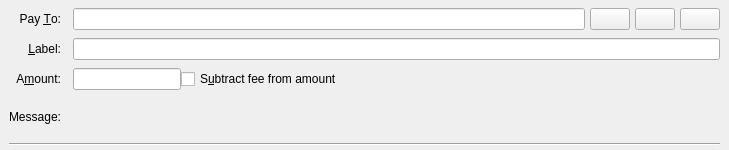
<?xml version="1.0" encoding="UTF-8"?>
<ui version="4.0">
 <class>SendCoinsEntry</class>
 <widget class="QStackedWidget" name="SendCoinsEntry">
  <property name="geometry">
   <rect>
    <x>0</x>
    <y>0</y>
    <width>729</width>
    <height>150</height>
   </rect>
  </property>
  <property name="focusPolicy">
   <enum>Qt::TabFocus</enum>
  </property>
  <property name="autoFillBackground">
   <bool>false</bool>
  </property>
  <widget class="QFrame" name="SendCoins">
   <property name="toolTip">
    <string>This is a normal payment.</string>
   </property>
   <property name="frameShape">
    <enum>QFrame::NoFrame</enum>
   </property>
   <layout class="QGridLayout" name="gridLayout">
    <property name="topMargin">
     <number>8</number>
    </property>
    <property name="bottomMargin">
     <number>4</number>
    </property>
    <property name="horizontalSpacing">
     <number>12</number>
    </property>
    <property name="verticalSpacing">
     <number>8</number>
    </property>
    <item row="0" column="0">
     <widget class="QLabel" name="payToLabel">
      <property name="text">
       <string>Pay &amp;To:</string>
      </property>
      <property name="alignment">
       <set>Qt::AlignRight|Qt::AlignTrailing|Qt::AlignVCenter</set>
      </property>
      <property name="buddy">
       <cstring>payTo</cstring>
      </property>
     </widget>
    </item>
    <item row="0" column="1">
     <layout class="QHBoxLayout" name="payToLayout">
      <property name="spacing">
       <number>5</number>
      </property>
      <item>
       <widget class="QValidatedLineEdit" name="payTo">
        <property name="toolTip">
         <string>The TMIcoin address to send the payment to</string>
        </property>
       </widget>
      </item>
      <item>
       <widget class="QPushButton" name="addressBookButton">
        <property name="toolTip">
         <string>Choose previously used address</string>
        </property>
        <property name="text">
         <string/>
        </property>
        <property name="icon">
         <iconset resource="../tmicoin.qrc">
          <normaloff>:/icons/address-book</normaloff>:/icons/address-book</iconset>
        </property>
        <property name="iconSize">
         <size>
          <width>22</width>
          <height>22</height>
         </size>
        </property>
        <property name="shortcut">
         <string>Alt+A</string>
        </property>
       </widget>
      </item>
      <item>
       <widget class="QPushButton" name="pasteButton">
        <property name="toolTip">
         <string>Paste address from clipboard</string>
        </property>
        <property name="text">
         <string/>
        </property>
        <property name="icon">
         <iconset resource="../tmicoin.qrc">
          <normaloff>:/icons/editpaste</normaloff>:/icons/editpaste</iconset>
        </property>
        <property name="iconSize">
         <size>
          <width>22</width>
          <height>22</height>
         </size>
        </property>
        <property name="shortcut">
         <string>Alt+P</string>
        </property>
       </widget>
      </item>
      <item>
       <widget class="QPushButton" name="deleteButton">
        <property name="toolTip">
         <string>Remove this entry</string>
        </property>
        <property name="text">
         <string/>
        </property>
        <property name="icon">
         <iconset resource="../tmicoin.qrc">
          <normaloff>:/icons/remove</normaloff>:/icons/remove</iconset>
        </property>
        <property name="iconSize">
         <size>
          <width>22</width>
          <height>22</height>
         </size>
        </property>
       </widget>
      </item>
     </layout>
    </item>
    <item row="1" column="0">
     <widget class="QLabel" name="labellLabel">
      <property name="text">
       <string>&amp;Label:</string>
      </property>
      <property name="alignment">
       <set>Qt::AlignRight|Qt::AlignTrailing|Qt::AlignVCenter</set>
      </property>
      <property name="buddy">
       <cstring>addAsLabel</cstring>
      </property>
     </widget>
    </item>
    <item row="1" column="1">
     <widget class="QLineEdit" name="addAsLabel">
      <property name="toolTip">
       <string>Enter a label for this address to add it to the list of used addresses</string>
      </property>
     </widget>
    </item>
    <item row="2" column="0">
     <widget class="QLabel" name="amountLabel">
      <property name="text">
       <string>A&amp;mount:</string>
      </property>
      <property name="alignment">
       <set>Qt::AlignRight|Qt::AlignTrailing|Qt::AlignVCenter</set>
      </property>
      <property name="buddy">
       <cstring>payAmount</cstring>
      </property>
     </widget>
    </item>
    <item row="2" column="1">
     <layout class="QHBoxLayout" name="horizontalLayoutAmount" stretch="0,1">
      <item>
       <widget class="TMIcoinAmountField" name="payAmount"/>
      </item>
      <item>
       <widget class="QCheckBox" name="checkboxSubtractFeeFromAmount">
        <property name="toolTip">
         <string>The fee will be deducted from the amount being sent. The recipient will receive less tmicoins than you enter in the amount field. If multiple recipients are selected, the fee is split equally.</string>
        </property>
        <property name="text">
         <string>S&amp;ubtract fee from amount</string>
        </property>
       </widget>
      </item>
     </layout>
    </item>
    <item row="3" column="0">
     <widget class="QLabel" name="messageLabel">
      <property name="text">
       <string>Message:</string>
      </property>
      <property name="alignment">
       <set>Qt::AlignRight|Qt::AlignTrailing|Qt::AlignVCenter</set>
      </property>
     </widget>
    </item>
    <item row="3" column="1">
     <widget class="QLabel" name="messageTextLabel">
      <property name="toolTip">
       <string>A message that was attached to the tmicoin: URI which will be stored with the transaction for your reference. Note: This message will not be sent over the TMIcoin network.</string>
      </property>
      <property name="textFormat">
       <enum>Qt::PlainText</enum>
      </property>
     </widget>
    </item>
    <item row="4" column="0" colspan="2">
     <widget class="Line" name="line">
      <property name="orientation">
       <enum>Qt::Horizontal</enum>
      </property>
     </widget>
    </item>
   </layout>
  </widget>
  <widget class="QFrame" name="SendCoins_UnauthenticatedPaymentRequest">
   <property name="palette">
    <palette>
     <active>
      <colorrole role="WindowText">
       <brush brushstyle="SolidPattern">
        <color alpha="255">
         <red>0</red>
         <green>0</green>
         <blue>0</blue>
        </color>
       </brush>
      </colorrole>
      <colorrole role="Button">
       <brush brushstyle="SolidPattern">
        <color alpha="255">
         <red>255</red>
         <green>255</green>
         <blue>127</blue>
        </color>
       </brush>
      </colorrole>
      <colorrole role="Light">
       <brush brushstyle="SolidPattern">
        <color alpha="255">
         <red>255</red>
         <green>255</green>
         <blue>255</blue>
        </color>
       </brush>
      </colorrole>
      <colorrole role="Midlight">
       <brush brushstyle="SolidPattern">
        <color alpha="255">
         <red>255</red>
         <green>255</green>
         <blue>191</blue>
        </color>
       </brush>
      </colorrole>
      <colorrole role="Dark">
       <brush brushstyle="SolidPattern">
        <color alpha="255">
         <red>127</red>
         <green>127</green>
         <blue>63</blue>
        </color>
       </brush>
      </colorrole>
      <colorrole role="Mid">
       <brush brushstyle="SolidPattern">
        <color alpha="255">
         <red>170</red>
         <green>170</green>
         <blue>84</blue>
        </color>
       </brush>
      </colorrole>
      <colorrole role="Text">
       <brush brushstyle="SolidPattern">
        <color alpha="255">
         <red>0</red>
         <green>0</green>
         <blue>0</blue>
        </color>
       </brush>
      </colorrole>
      <colorrole role="BrightText">
       <brush brushstyle="SolidPattern">
        <color alpha="255">
         <red>255</red>
         <green>255</green>
         <blue>255</blue>
        </color>
       </brush>
      </colorrole>
      <colorrole role="ButtonText">
       <brush brushstyle="SolidPattern">
        <color alpha="255">
         <red>0</red>
         <green>0</green>
         <blue>0</blue>
        </color>
       </brush>
      </colorrole>
      <colorrole role="Base">
       <brush brushstyle="SolidPattern">
        <color alpha="255">
         <red>255</red>
         <green>255</green>
         <blue>255</blue>
        </color>
       </brush>
      </colorrole>
      <colorrole role="Window">
       <brush brushstyle="SolidPattern">
        <color alpha="255">
         <red>255</red>
         <green>255</green>
         <blue>127</blue>
        </color>
       </brush>
      </colorrole>
      <colorrole role="Shadow">
       <brush brushstyle="SolidPattern">
        <color alpha="255">
         <red>0</red>
         <green>0</green>
         <blue>0</blue>
        </color>
       </brush>
      </colorrole>
      <colorrole role="AlternateBase">
       <brush brushstyle="SolidPattern">
        <color alpha="255">
         <red>255</red>
         <green>255</green>
         <blue>191</blue>
        </color>
       </brush>
      </colorrole>
      <colorrole role="ToolTipBase">
       <brush brushstyle="SolidPattern">
        <color alpha="255">
         <red>255</red>
         <green>255</green>
         <blue>220</blue>
        </color>
       </brush>
      </colorrole>
      <colorrole role="ToolTipText">
       <brush brushstyle="SolidPattern">
        <color alpha="255">
         <red>0</red>
         <green>0</green>
         <blue>0</blue>
        </color>
       </brush>
      </colorrole>
     </active>
     <inactive>
      <colorrole role="WindowText">
       <brush brushstyle="SolidPattern">
        <color alpha="255">
         <red>0</red>
         <green>0</green>
         <blue>0</blue>
        </color>
       </brush>
      </colorrole>
      <colorrole role="Button">
       <brush brushstyle="SolidPattern">
        <color alpha="255">
         <red>255</red>
         <green>255</green>
         <blue>127</blue>
        </color>
       </brush>
      </colorrole>
      <colorrole role="Light">
       <brush brushstyle="SolidPattern">
        <color alpha="255">
         <red>255</red>
         <green>255</green>
         <blue>255</blue>
        </color>
       </brush>
      </colorrole>
      <colorrole role="Midlight">
       <brush brushstyle="SolidPattern">
        <color alpha="255">
         <red>255</red>
         <green>255</green>
         <blue>191</blue>
        </color>
       </brush>
      </colorrole>
      <colorrole role="Dark">
       <brush brushstyle="SolidPattern">
        <color alpha="255">
         <red>127</red>
         <green>127</green>
         <blue>63</blue>
        </color>
       </brush>
      </colorrole>
      <colorrole role="Mid">
       <brush brushstyle="SolidPattern">
        <color alpha="255">
         <red>170</red>
         <green>170</green>
         <blue>84</blue>
        </color>
       </brush>
      </colorrole>
      <colorrole role="Text">
       <brush brushstyle="SolidPattern">
        <color alpha="255">
         <red>0</red>
         <green>0</green>
         <blue>0</blue>
        </color>
       </brush>
      </colorrole>
      <colorrole role="BrightText">
       <brush brushstyle="SolidPattern">
        <color alpha="255">
         <red>255</red>
         <green>255</green>
         <blue>255</blue>
        </color>
       </brush>
      </colorrole>
      <colorrole role="ButtonText">
       <brush brushstyle="SolidPattern">
        <color alpha="255">
         <red>0</red>
         <green>0</green>
         <blue>0</blue>
        </color>
       </brush>
      </colorrole>
      <colorrole role="Base">
       <brush brushstyle="SolidPattern">
        <color alpha="255">
         <red>255</red>
         <green>255</green>
         <blue>255</blue>
        </color>
       </brush>
      </colorrole>
      <colorrole role="Window">
       <brush brushstyle="SolidPattern">
        <color alpha="255">
         <red>255</red>
         <green>255</green>
         <blue>127</blue>
        </color>
       </brush>
      </colorrole>
      <colorrole role="Shadow">
       <brush brushstyle="SolidPattern">
        <color alpha="255">
         <red>0</red>
         <green>0</green>
         <blue>0</blue>
        </color>
       </brush>
      </colorrole>
      <colorrole role="AlternateBase">
       <brush brushstyle="SolidPattern">
        <color alpha="255">
         <red>255</red>
         <green>255</green>
         <blue>191</blue>
        </color>
       </brush>
      </colorrole>
      <colorrole role="ToolTipBase">
       <brush brushstyle="SolidPattern">
        <color alpha="255">
         <red>255</red>
         <green>255</green>
         <blue>220</blue>
        </color>
       </brush>
      </colorrole>
      <colorrole role="ToolTipText">
       <brush brushstyle="SolidPattern">
        <color alpha="255">
         <red>0</red>
         <green>0</green>
         <blue>0</blue>
        </color>
       </brush>
      </colorrole>
     </inactive>
     <disabled>
      <colorrole role="WindowText">
       <brush brushstyle="SolidPattern">
        <color alpha="255">
         <red>127</red>
         <green>127</green>
         <blue>63</blue>
        </color>
       </brush>
      </colorrole>
      <colorrole role="Button">
       <brush brushstyle="SolidPattern">
        <color alpha="255">
         <red>255</red>
         <green>255</green>
         <blue>127</blue>
        </color>
       </brush>
      </colorrole>
      <colorrole role="Light">
       <brush brushstyle="SolidPattern">
        <color alpha="255">
         <red>255</red>
         <green>255</green>
         <blue>255</blue>
        </color>
       </brush>
      </colorrole>
      <colorrole role="Midlight">
       <brush brushstyle="SolidPattern">
        <color alpha="255">
         <red>255</red>
         <green>255</green>
         <blue>191</blue>
        </color>
       </brush>
      </colorrole>
      <colorrole role="Dark">
       <brush brushstyle="SolidPattern">
        <color alpha="255">
         <red>127</red>
         <green>127</green>
         <blue>63</blue>
        </color>
       </brush>
      </colorrole>
      <colorrole role="Mid">
       <brush brushstyle="SolidPattern">
        <color alpha="255">
         <red>170</red>
         <green>170</green>
         <blue>84</blue>
        </color>
       </brush>
      </colorrole>
      <colorrole role="Text">
       <brush brushstyle="SolidPattern">
        <color alpha="255">
         <red>127</red>
         <green>127</green>
         <blue>63</blue>
        </color>
       </brush>
      </colorrole>
      <colorrole role="BrightText">
       <brush brushstyle="SolidPattern">
        <color alpha="255">
         <red>255</red>
         <green>255</green>
         <blue>255</blue>
        </color>
       </brush>
      </colorrole>
      <colorrole role="ButtonText">
       <brush brushstyle="SolidPattern">
        <color alpha="255">
         <red>127</red>
         <green>127</green>
         <blue>63</blue>
        </color>
       </brush>
      </colorrole>
      <colorrole role="Base">
       <brush brushstyle="SolidPattern">
        <color alpha="255">
         <red>255</red>
         <green>255</green>
         <blue>127</blue>
        </color>
       </brush>
      </colorrole>
      <colorrole role="Window">
       <brush brushstyle="SolidPattern">
        <color alpha="255">
         <red>255</red>
         <green>255</green>
         <blue>127</blue>
        </color>
       </brush>
      </colorrole>
      <colorrole role="Shadow">
       <brush brushstyle="SolidPattern">
        <color alpha="255">
         <red>0</red>
         <green>0</green>
         <blue>0</blue>
        </color>
       </brush>
      </colorrole>
      <colorrole role="AlternateBase">
       <brush brushstyle="SolidPattern">
        <color alpha="255">
         <red>255</red>
         <green>255</green>
         <blue>127</blue>
        </color>
       </brush>
      </colorrole>
      <colorrole role="ToolTipBase">
       <brush brushstyle="SolidPattern">
        <color alpha="255">
         <red>255</red>
         <green>255</green>
         <blue>220</blue>
        </color>
       </brush>
      </colorrole>
      <colorrole role="ToolTipText">
       <brush brushstyle="SolidPattern">
        <color alpha="255">
         <red>0</red>
         <green>0</green>
         <blue>0</blue>
        </color>
       </brush>
      </colorrole>
     </disabled>
    </palette>
   </property>
   <property name="toolTip">
    <string>This is an unauthenticated payment request.</string>
   </property>
   <property name="autoFillBackground">
    <bool>true</bool>
   </property>
   <property name="frameShape">
    <enum>QFrame::NoFrame</enum>
   </property>
   <layout class="QGridLayout" name="gridLayout_is">
    <property name="spacing">
     <number>12</number>
    </property>
    <item row="0" column="0">
     <widget class="QLabel" name="payToLabel_is">
      <property name="text">
       <string>Pay To:</string>
      </property>
      <property name="alignment">
       <set>Qt::AlignRight|Qt::AlignTrailing|Qt::AlignVCenter</set>
      </property>
     </widget>
    </item>
    <item row="0" column="1">
     <layout class="QHBoxLayout" name="payToLayout_is">
      <property name="spacing">
       <number>0</number>
      </property>
      <item>
       <widget class="QLabel" name="payTo_is"/>
      </item>
      <item>
       <widget class="QToolButton" name="deleteButton_is">
        <property name="toolTip">
         <string>Remove this entry</string>
        </property>
        <property name="text">
         <string/>
        </property>
        <property name="icon">
         <iconset resource="../tmicoin.qrc">
          <normaloff>:/icons/remove</normaloff>:/icons/remove</iconset>
        </property>
       </widget>
      </item>
     </layout>
    </item>
    <item row="1" column="0">
     <widget class="QLabel" name="memoLabel_is">
      <property name="text">
       <string>Memo:</string>
      </property>
      <property name="alignment">
       <set>Qt::AlignRight|Qt::AlignTrailing|Qt::AlignVCenter</set>
      </property>
     </widget>
    </item>
    <item row="1" column="1">
     <widget class="QLabel" name="memoTextLabel_is">
      <property name="textFormat">
       <enum>Qt::PlainText</enum>
      </property>
     </widget>
    </item>
    <item row="2" column="0">
     <widget class="QLabel" name="amountLabel_is">
      <property name="text">
       <string>A&amp;mount:</string>
      </property>
      <property name="alignment">
       <set>Qt::AlignRight|Qt::AlignTrailing|Qt::AlignVCenter</set>
      </property>
      <property name="buddy">
       <cstring>payAmount_is</cstring>
      </property>
     </widget>
    </item>
    <item row="2" column="1">
     <widget class="TMIcoinAmountField" name="payAmount_is">
      <property name="acceptDrops">
       <bool>false</bool>
      </property>
     </widget>
    </item>
   </layout>
  </widget>
  <widget class="QFrame" name="SendCoins_AuthenticatedPaymentRequest">
   <property name="palette">
    <palette>
     <active>
      <colorrole role="WindowText">
       <brush brushstyle="SolidPattern">
        <color alpha="255">
         <red>0</red>
         <green>0</green>
         <blue>0</blue>
        </color>
       </brush>
      </colorrole>
      <colorrole role="Button">
       <brush brushstyle="SolidPattern">
        <color alpha="255">
         <red>140</red>
         <green>232</green>
         <blue>119</blue>
        </color>
       </brush>
      </colorrole>
      <colorrole role="Light">
       <brush brushstyle="SolidPattern">
        <color alpha="255">
         <red>230</red>
         <green>255</green>
         <blue>224</blue>
        </color>
       </brush>
      </colorrole>
      <colorrole role="Midlight">
       <brush brushstyle="SolidPattern">
        <color alpha="255">
         <red>185</red>
         <green>243</green>
         <blue>171</blue>
        </color>
       </brush>
      </colorrole>
      <colorrole role="Dark">
       <brush brushstyle="SolidPattern">
        <color alpha="255">
         <red>70</red>
         <green>116</green>
         <blue>59</blue>
        </color>
       </brush>
      </colorrole>
      <colorrole role="Mid">
       <brush brushstyle="SolidPattern">
        <color alpha="255">
         <red>93</red>
         <green>155</green>
         <blue>79</blue>
        </color>
       </brush>
      </colorrole>
      <colorrole role="Text">
       <brush brushstyle="SolidPattern">
        <color alpha="255">
         <red>0</red>
         <green>0</green>
         <blue>0</blue>
        </color>
       </brush>
      </colorrole>
      <colorrole role="BrightText">
       <brush brushstyle="SolidPattern">
        <color alpha="255">
         <red>155</red>
         <green>255</green>
         <blue>147</blue>
        </color>
       </brush>
      </colorrole>
      <colorrole role="ButtonText">
       <brush brushstyle="SolidPattern">
        <color alpha="255">
         <red>0</red>
         <green>0</green>
         <blue>0</blue>
        </color>
       </brush>
      </colorrole>
      <colorrole role="Base">
       <brush brushstyle="SolidPattern">
        <color alpha="255">
         <red>119</red>
         <green>255</green>
         <blue>233</blue>
        </color>
       </brush>
      </colorrole>
      <colorrole role="Window">
       <brush brushstyle="SolidPattern">
        <color alpha="255">
         <red>140</red>
         <green>232</green>
         <blue>119</blue>
        </color>
       </brush>
      </colorrole>
      <colorrole role="Shadow">
       <brush brushstyle="SolidPattern">
        <color alpha="255">
         <red>0</red>
         <green>0</green>
         <blue>0</blue>
        </color>
       </brush>
      </colorrole>
      <colorrole role="AlternateBase">
       <brush brushstyle="SolidPattern">
        <color alpha="255">
         <red>197</red>
         <green>243</green>
         <blue>187</blue>
        </color>
       </brush>
      </colorrole>
      <colorrole role="NoRole">
       <brush brushstyle="SolidPattern">
        <color alpha="255">
         <red>125</red>
         <green>194</green>
         <blue>122</blue>
        </color>
       </brush>
      </colorrole>
      <colorrole role="ToolTipBase">
       <brush brushstyle="SolidPattern">
        <color alpha="255">
         <red>255</red>
         <green>255</green>
         <blue>220</blue>
        </color>
       </brush>
      </colorrole>
      <colorrole role="ToolTipText">
       <brush brushstyle="SolidPattern">
        <color alpha="255">
         <red>0</red>
         <green>0</green>
         <blue>0</blue>
        </color>
       </brush>
      </colorrole>
     </active>
     <inactive>
      <colorrole role="WindowText">
       <brush brushstyle="SolidPattern">
        <color alpha="255">
         <red>0</red>
         <green>0</green>
         <blue>0</blue>
        </color>
       </brush>
      </colorrole>
      <colorrole role="Button">
       <brush brushstyle="SolidPattern">
        <color alpha="255">
         <red>140</red>
         <green>232</green>
         <blue>119</blue>
        </color>
       </brush>
      </colorrole>
      <colorrole role="Light">
       <brush brushstyle="SolidPattern">
        <color alpha="255">
         <red>230</red>
         <green>255</green>
         <blue>224</blue>
        </color>
       </brush>
      </colorrole>
      <colorrole role="Midlight">
       <brush brushstyle="SolidPattern">
        <color alpha="255">
         <red>185</red>
         <green>243</green>
         <blue>171</blue>
        </color>
       </brush>
      </colorrole>
      <colorrole role="Dark">
       <brush brushstyle="SolidPattern">
        <color alpha="255">
         <red>70</red>
         <green>116</green>
         <blue>59</blue>
        </color>
       </brush>
      </colorrole>
      <colorrole role="Mid">
       <brush brushstyle="SolidPattern">
        <color alpha="255">
         <red>93</red>
         <green>155</green>
         <blue>79</blue>
        </color>
       </brush>
      </colorrole>
      <colorrole role="Text">
       <brush brushstyle="SolidPattern">
        <color alpha="255">
         <red>0</red>
         <green>0</green>
         <blue>0</blue>
        </color>
       </brush>
      </colorrole>
      <colorrole role="BrightText">
       <brush brushstyle="SolidPattern">
        <color alpha="255">
         <red>155</red>
         <green>255</green>
         <blue>147</blue>
        </color>
       </brush>
      </colorrole>
      <colorrole role="ButtonText">
       <brush brushstyle="SolidPattern">
        <color alpha="255">
         <red>0</red>
         <green>0</green>
         <blue>0</blue>
        </color>
       </brush>
      </colorrole>
      <colorrole role="Base">
       <brush brushstyle="SolidPattern">
        <color alpha="255">
         <red>119</red>
         <green>255</green>
         <blue>233</blue>
        </color>
       </brush>
      </colorrole>
      <colorrole role="Window">
       <brush brushstyle="SolidPattern">
        <color alpha="255">
         <red>140</red>
         <green>232</green>
         <blue>119</blue>
        </color>
       </brush>
      </colorrole>
      <colorrole role="Shadow">
       <brush brushstyle="SolidPattern">
        <color alpha="255">
         <red>0</red>
         <green>0</green>
         <blue>0</blue>
        </color>
       </brush>
      </colorrole>
      <colorrole role="AlternateBase">
       <brush brushstyle="SolidPattern">
        <color alpha="255">
         <red>197</red>
         <green>243</green>
         <blue>187</blue>
        </color>
       </brush>
      </colorrole>
      <colorrole role="NoRole">
       <brush brushstyle="SolidPattern">
        <color alpha="255">
         <red>125</red>
         <green>194</green>
         <blue>122</blue>
        </color>
       </brush>
      </colorrole>
      <colorrole role="ToolTipBase">
       <brush brushstyle="SolidPattern">
        <color alpha="255">
         <red>255</red>
         <green>255</green>
         <blue>220</blue>
        </color>
       </brush>
      </colorrole>
      <colorrole role="ToolTipText">
       <brush brushstyle="SolidPattern">
        <color alpha="255">
         <red>0</red>
         <green>0</green>
         <blue>0</blue>
        </color>
       </brush>
      </colorrole>
     </inactive>
     <disabled>
      <colorrole role="WindowText">
       <brush brushstyle="SolidPattern">
        <color alpha="255">
         <red>70</red>
         <green>116</green>
         <blue>59</blue>
        </color>
       </brush>
      </colorrole>
      <colorrole role="Button">
       <brush brushstyle="SolidPattern">
        <color alpha="255">
         <red>140</red>
         <green>232</green>
         <blue>119</blue>
        </color>
       </brush>
      </colorrole>
      <colorrole role="Light">
       <brush brushstyle="SolidPattern">
        <color alpha="255">
         <red>230</red>
         <green>255</green>
         <blue>224</blue>
        </color>
       </brush>
      </colorrole>
      <colorrole role="Midlight">
       <brush brushstyle="SolidPattern">
        <color alpha="255">
         <red>185</red>
         <green>243</green>
         <blue>171</blue>
        </color>
       </brush>
      </colorrole>
      <colorrole role="Dark">
       <brush brushstyle="SolidPattern">
        <color alpha="255">
         <red>70</red>
         <green>116</green>
         <blue>59</blue>
        </color>
       </brush>
      </colorrole>
      <colorrole role="Mid">
       <brush brushstyle="SolidPattern">
        <color alpha="255">
         <red>93</red>
         <green>155</green>
         <blue>79</blue>
        </color>
       </brush>
      </colorrole>
      <colorrole role="Text">
       <brush brushstyle="SolidPattern">
        <color alpha="255">
         <red>70</red>
         <green>116</green>
         <blue>59</blue>
        </color>
       </brush>
      </colorrole>
      <colorrole role="BrightText">
       <brush brushstyle="SolidPattern">
        <color alpha="255">
         <red>155</red>
         <green>255</green>
         <blue>147</blue>
        </color>
       </brush>
      </colorrole>
      <colorrole role="ButtonText">
       <brush brushstyle="SolidPattern">
        <color alpha="255">
         <red>70</red>
         <green>116</green>
         <blue>59</blue>
        </color>
       </brush>
      </colorrole>
      <colorrole role="Base">
       <brush brushstyle="SolidPattern">
        <color alpha="255">
         <red>140</red>
         <green>232</green>
         <blue>119</blue>
        </color>
       </brush>
      </colorrole>
      <colorrole role="Window">
       <brush brushstyle="SolidPattern">
        <color alpha="255">
         <red>140</red>
         <green>232</green>
         <blue>119</blue>
        </color>
       </brush>
      </colorrole>
      <colorrole role="Shadow">
       <brush brushstyle="SolidPattern">
        <color alpha="255">
         <red>0</red>
         <green>0</green>
         <blue>0</blue>
        </color>
       </brush>
      </colorrole>
      <colorrole role="AlternateBase">
       <brush brushstyle="SolidPattern">
        <color alpha="255">
         <red>140</red>
         <green>232</green>
         <blue>119</blue>
        </color>
       </brush>
      </colorrole>
      <colorrole role="NoRole">
       <brush brushstyle="SolidPattern">
        <color alpha="255">
         <red>125</red>
         <green>194</green>
         <blue>122</blue>
        </color>
       </brush>
      </colorrole>
      <colorrole role="ToolTipBase">
       <brush brushstyle="SolidPattern">
        <color alpha="255">
         <red>255</red>
         <green>255</green>
         <blue>220</blue>
        </color>
       </brush>
      </colorrole>
      <colorrole role="ToolTipText">
       <brush brushstyle="SolidPattern">
        <color alpha="255">
         <red>0</red>
         <green>0</green>
         <blue>0</blue>
        </color>
       </brush>
      </colorrole>
     </disabled>
    </palette>
   </property>
   <property name="toolTip">
    <string>This is an authenticated payment request.</string>
   </property>
   <property name="autoFillBackground">
    <bool>true</bool>
   </property>
   <property name="frameShape">
    <enum>QFrame::NoFrame</enum>
   </property>
   <layout class="QGridLayout" name="gridLayout_s">
    <property name="spacing">
     <number>12</number>
    </property>
    <item row="0" column="0">
     <widget class="QLabel" name="payToLabel_s">
      <property name="text">
       <string>Pay To:</string>
      </property>
      <property name="alignment">
       <set>Qt::AlignRight|Qt::AlignTrailing|Qt::AlignVCenter</set>
      </property>
     </widget>
    </item>
    <item row="0" column="1">
     <layout class="QHBoxLayout" name="payToLayout_s">
      <property name="spacing">
       <number>0</number>
      </property>
      <item>
       <widget class="QLabel" name="payTo_s">
        <property name="textFormat">
         <enum>Qt::PlainText</enum>
        </property>
       </widget>
      </item>
      <item>
       <widget class="QToolButton" name="deleteButton_s">
        <property name="toolTip">
         <string>Remove this entry</string>
        </property>
        <property name="text">
         <string/>
        </property>
        <property name="icon">
         <iconset resource="../tmicoin.qrc">
          <normaloff>:/icons/remove</normaloff>:/icons/remove</iconset>
        </property>
       </widget>
      </item>
     </layout>
    </item>
    <item row="1" column="0">
     <widget class="QLabel" name="memoLabel_s">
      <property name="text">
       <string>Memo:</string>
      </property>
      <property name="alignment">
       <set>Qt::AlignRight|Qt::AlignTrailing|Qt::AlignVCenter</set>
      </property>
     </widget>
    </item>
    <item row="1" column="1">
     <widget class="QLabel" name="memoTextLabel_s">
      <property name="textFormat">
       <enum>Qt::PlainText</enum>
      </property>
     </widget>
    </item>
    <item row="2" column="0">
     <widget class="QLabel" name="amountLabel_s">
      <property name="text">
       <string>A&amp;mount:</string>
      </property>
      <property name="alignment">
       <set>Qt::AlignRight|Qt::AlignTrailing|Qt::AlignVCenter</set>
      </property>
      <property name="buddy">
       <cstring>payAmount_s</cstring>
      </property>
     </widget>
    </item>
    <item row="2" column="1">
     <widget class="TMIcoinAmountField" name="payAmount_s">
      <property name="acceptDrops">
       <bool>false</bool>
      </property>
     </widget>
    </item>
   </layout>
  </widget>
 </widget>
 <customwidgets>
  <customwidget>
   <class>QValidatedLineEdit</class>
   <extends>QLineEdit</extends>
   <header>qvalidatedlineedit.h</header>
  </customwidget>
  <customwidget>
   <class>TMIcoinAmountField</class>
   <extends>QLineEdit</extends>
   <header>tmicoinamountfield.h</header>
  </customwidget>
 </customwidgets>
 <tabstops>
  <tabstop>payTo</tabstop>
  <tabstop>addressBookButton</tabstop>
  <tabstop>pasteButton</tabstop>
  <tabstop>deleteButton</tabstop>
  <tabstop>addAsLabel</tabstop>
  <tabstop>payAmount</tabstop>
  <tabstop>payAmount_is</tabstop>
  <tabstop>deleteButton_is</tabstop>
  <tabstop>payAmount_s</tabstop>
  <tabstop>deleteButton_s</tabstop>
 </tabstops>
 <resources>
  <include location="../tmicoin.qrc"/>
 </resources>
 <connections/>
</ui>
